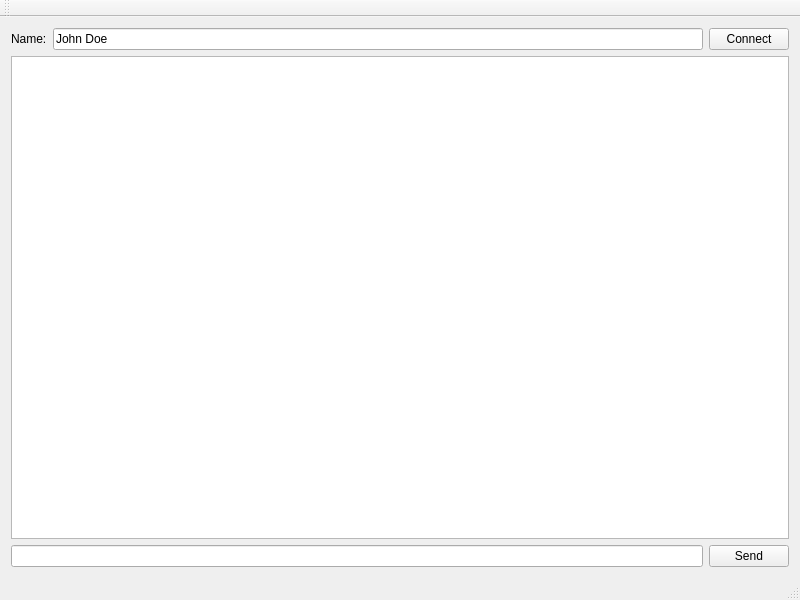
<?xml version="1.0" encoding="UTF-8"?>
<ui version="4.0">
 <class>MainWindow</class>
 <widget class="QMainWindow" name="MainWindow">
  <property name="geometry">
   <rect>
    <x>0</x>
    <y>0</y>
    <width>800</width>
    <height>600</height>
   </rect>
  </property>
  <property name="windowTitle">
   <string>MainWindow</string>
  </property>
  <widget class="QWidget" name="centralWidget">
   <layout class="QVBoxLayout" name="verticalLayout">
    <item>
     <layout class="QHBoxLayout" name="horizontalLayout_2">
      <property name="topMargin">
       <number>0</number>
      </property>
      <item>
       <widget class="QLabel" name="label">
        <property name="text">
         <string>Name:</string>
        </property>
       </widget>
      </item>
      <item>
       <widget class="QLineEdit" name="lineEdit_name">
        <property name="text">
         <string>John Doe</string>
        </property>
       </widget>
      </item>
      <item>
       <widget class="QPushButton" name="pushButton_connect">
        <property name="text">
         <string>Connect</string>
        </property>
       </widget>
      </item>
     </layout>
    </item>
    <item>
     <widget class="QTextBrowser" name="textBrowser"/>
    </item>
    <item>
     <layout class="QHBoxLayout" name="horizontalLayout">
      <property name="topMargin">
       <number>0</number>
      </property>
      <item>
       <widget class="QLineEdit" name="lineEdit_msg"/>
      </item>
      <item>
       <widget class="QPushButton" name="pushButton_send">
        <property name="text">
         <string>Send</string>
        </property>
       </widget>
      </item>
     </layout>
    </item>
   </layout>
  </widget>
  <widget class="QMenuBar" name="menuBar">
   <property name="geometry">
    <rect>
     <x>0</x>
     <y>0</y>
     <width>800</width>
     <height>21</height>
    </rect>
   </property>
  </widget>
  <widget class="QToolBar" name="mainToolBar">
   <attribute name="toolBarArea">
    <enum>TopToolBarArea</enum>
   </attribute>
   <attribute name="toolBarBreak">
    <bool>false</bool>
   </attribute>
  </widget>
  <widget class="QStatusBar" name="statusBar"/>
 </widget>
 <layoutdefault spacing="6" margin="11"/>
 <resources/>
 <connections/>
</ui>
